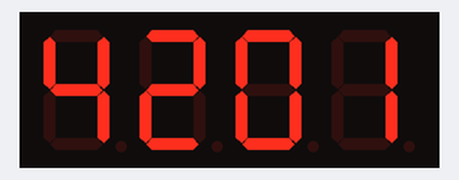
The sketch below on a simulated Arduino Uno, built with avr-gcc and run on an emulated ATmega328P. Shown: 4-digit seven-segment display. Wiring (inferred from the names in the program): 4-digit 7-segment display, segments lit when LOW: segments pin 1, pin 2, pin 3, pin 4, pin 5, pin 6, pin 7; digit selects pin 11, pin 10, pin 9, pin 8. The local clock reads 2024-03-15 10:24:30 at power-on unless the sketch sets it; the segment pins are drawn as the display they are named for.

Above: at 0.1 s.
At 90.1 s:
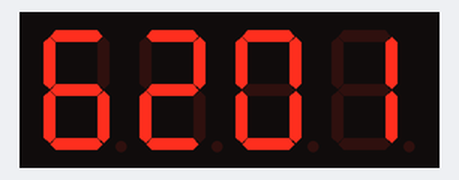

Measured:
- what the display in image 0 shows lasts 30.1 s, from 0.0 s to 30.1 s

The sketch:

Digital_Clock_Using_RTC.ino
```cpp
/*  Using Arduino/Atmega uC and common anode 7-segment 4 digit display and RTC
    Simple digital clock program.
*/

#include <Wire.h>
#include <TimeLib.h>
#include <DS1307RTC.h>

// For common anode 7-seg
#define ON LOW
#define OFF HIGH

// Arduino pins
int a = 1, b = 2, c = 3, d = 4, e = 5, f = 6, g = 7;
int d4 = 8, d3 = 9, d2 = 10, d1 = 11;

const int digits[]    = {d1, d2, d3, d4};
const int segments[]  = {a, b, c, d, e, f, g};
const int zero[]      = {1, 1, 1, 1, 1, 1, 0};
const int one[]       = {0, 1, 1, 0, 0, 0, 0};
const int two[]       = {1, 1, 0, 1, 1, 0, 1};
const int three[]     = {1, 1, 1, 1, 0, 0, 1};
const int four[]      = {0, 1, 1, 0, 0, 1, 1};
const int five[]      = {1, 0, 1, 1, 0, 1, 1};
const int six[]       = {1, 0, 1, 1, 1, 1, 1};
const int seven[]     = {1, 1, 1, 0, 0, 0, 0};
const int eight[]     = {1, 1, 1, 1, 1, 1, 1};
const int nine[]      = {1, 1, 1, 1, 0, 1, 1};

const int del = 5; // Refresh delay in milliseconds

// Variables
int m1 = 0;
int m2 = 0;
int h1 = 0;
int h2 = 0;

void setup() {
  //  Serial.begin(9600);
  for (int i = 0; i < 7; i++) {
    pinMode(segments[i], OUTPUT);
  }
  for (int i = 0; i < 4; i++) {
    pinMode(digits[i], OUTPUT);
  }

  blank();
}

void loop() {
  tmElements_t tm;

  if (RTC.read(tm)) {
    int h = tm.Hour;
    int m = tm.Minute;
    String hh = String(h);
    String mm = String(m);

    if ( h < 10 ) {
      h1 = 0;
      h2 = h;
    } else {
      h1 = hh.substring(0, 1).toInt();
      h2 = hh.substring(1, 2).toInt();
    }

    if ( m < 10 ) {
      m1 = 0;
      m2 = m;
    } else {
      m1 = mm.substring(0, 1).toInt();
      m2 = mm.substring(1, 2).toInt();
    }
  } else {
    if (RTC.chipPresent()) {
      Serial.println("The DS1307 is stopped.  Please run the SetTime");
      Serial.println("example to initialize the time and begin running.");
      Serial.println();
    } else {
      Serial.println("DS1307 read error!  Please check the circuitry.");
      Serial.println();
    }
    delay(9000);
  }

  selectDigitAndPrintNum(4, h1);
  delay(del);
  selectDigitAndPrintNum(3, h2);
  delay(del);
  selectDigitAndPrintNum(2, m1);
  delay(del);
  selectDigitAndPrintNum(1, m2);
  delay(del);
}


// Clears all LED segments
void blank() {
  for (int i = 0; i < 7; i++) {
    digitalWrite(segments[i], OFF);
  }
  for (int i = 0; i < 4; i++) {
    digitalWrite(digits[i], OFF);
  }
}


// Turns on LED segments to show a number
void printNumber(int digi) {
  switch (digi) {
    case 0:
      for (int z = 0; z < 7; z++)
          if (zero[z] == 1) digitalWrite(segments[z], ON); else digitalWrite(segments[z], OFF);
      break;
    case 1:
      for (int z = 0; z < 7; z++)
          if (one[z] == 1) digitalWrite(segments[z], ON); else digitalWrite(segments[z], OFF);
      break;
    case 2:
      for (int z = 0; z < 7; z++)
          if (two[z] == 1) digitalWrite(segments[z], ON); else digitalWrite(segments[z], OFF);
      break;
    case 3:
      for (int z = 0; z < 7; z++)
          if (three[z] == 1) digitalWrite(segments[z], ON); else digitalWrite(segments[z], OFF);
      break;
    case 4:
      for (int z = 0; z < 7; z++)
          if (four[z] == 1) digitalWrite(segments[z], ON); else digitalWrite(segments[z], OFF);
      break;
    case 5:
      for (int z = 0; z < 7; z++)
          if (five[z] == 1) digitalWrite(segments[z], ON); else digitalWrite(segments[z], OFF);
      break;
    case 6:
      for (int z = 0; z < 7; z++)
          if (six[z] == 1) digitalWrite(segments[z], ON); else digitalWrite(segments[z], OFF);
      break;
    case 7:
      for (int z = 0; z < 7; z++)
          if (seven[z] == 1) digitalWrite(segments[z], ON); else digitalWrite(segments[z], OFF);
      break;
    case 8:
      for (int z = 0; z < 7; z++)
          if (eight[z] == 1) digitalWrite(segments[z], ON); else digitalWrite(segments[z], OFF);
      break;
    case 9:
      for (int z = 0; z < 7; z++)
          if (nine[z] == 1) digitalWrite(segments[z], ON); else digitalWrite(segments[z], OFF);
      break;
    default:
      for (int z = 0; z < 7; z++)
          if (zero[z] == 1) digitalWrite(segments[z], ON); else digitalWrite(segments[z], OFF);
      break;
  }
}

// Selects one of four digits and print a number
void selectDigitAndPrintNum(int digit, int num) {
  if (digit > 4 || digit < 1)
    return;
  if (num > 9 || num < 0)
    return;

  blank();
  for (int i = 0; i < 4; i++) {
    if (i == digit - 1) digitalWrite(digits[i], HIGH); else digitalWrite(digits[i], LOW);
  }
  printNumber(num);
}
```
